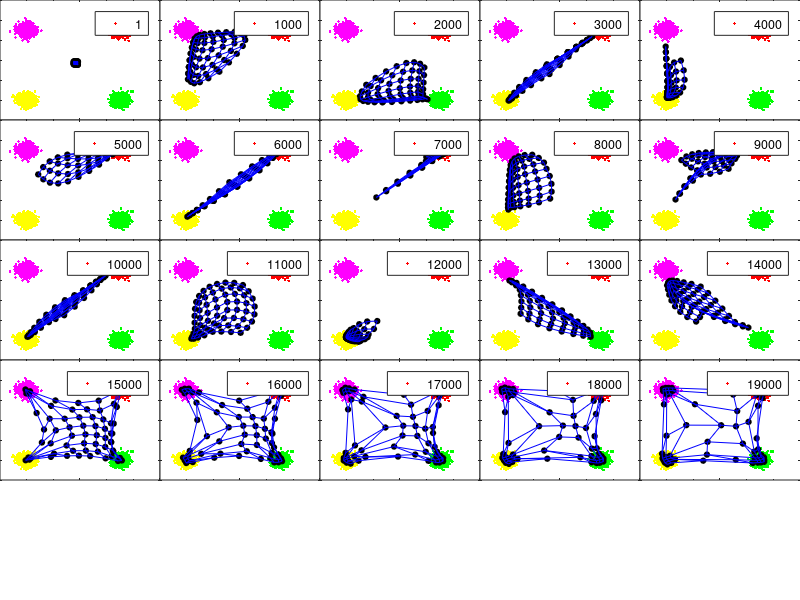
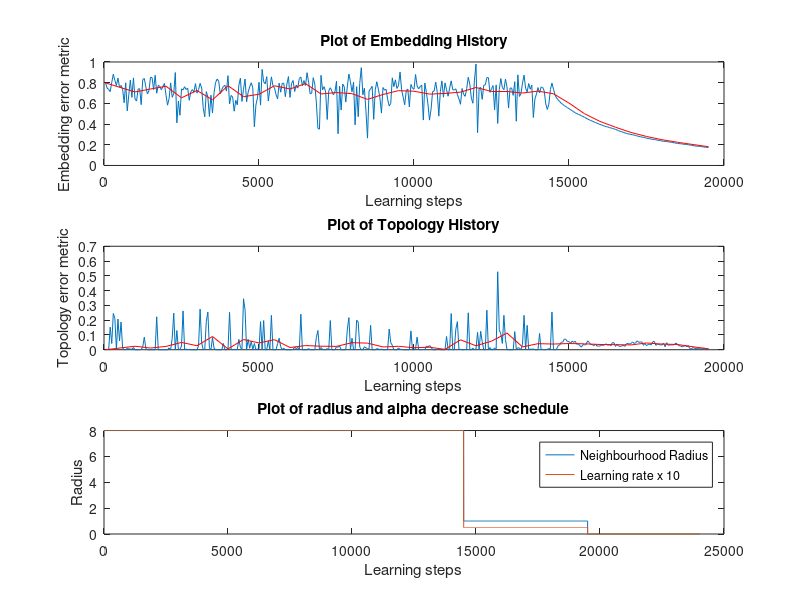

Reproduce these figures in MATLAB, in order. (Note: a time limit stopped this script after it produced the figures.)
% SOM for 2d gaussians
function SOM2
% Prashant Kalvapalle
% Comp 504 HW6 - Base code for all problems
% close 1;
% NOTE : Initial (and final) lattice is a cell representation, In the function it is
% used as a multi-dimensional matrix

latticeSize = [8 8];
initRadius = max(latticeSize); % Initial radius of influence

numIters = 24000; % number of learning steps
alphaI = .8; % learning rate

nEmbedEval = 50;
tolerance = .1;

% Input data entry
dataInput = [createGaussians([2 1000],.1,[7 7]), createGaussians([2 1000],.1,[0 7]), createGaussians([2 1000],.1,[7 0]), createGaussians([2 1000],.1,[0 0]),]; % each COLUMN is a data vector
dI = reshape(dataInput',[],4,2); % resheped to give data classes in columns, and data co-ordinates in 3rd dimension

dimDataInput = size(dataInput,1); % gives the dimensionality of data space
lattice = createInitLattice(dimDataInput,latticeSize, mean(dataInput,2), std(dataInput,0,2)); % weights initialization

% Perform self organization
[finalLattice, stepsToConv, embedding, topology, avgEmbedding, avgTopology, totalError, avTotalError, radius, alpha] = selfOrganize(lattice,dataInput,dI,numIters,initRadius,alphaI,nEmbedEval,tolerance);

% % giving the final weights of the lattice in Cell form
% finalLatticeCell = mat2cell(finalLattice,ones(1,latticeSize(1)),ones(1,latticeSize(2)),2); finalLatticeCell = cellfun(@(x)reshape(x,2,1),finalLatticeCell,'un',0);

%% plotting density plot
% [densityLattice, ~, histoData] = calcDensityLattice(finalLattice,dataInput,size(latticeCell));
% densityLattice = mat2gray(densityLattice);
% figure; imagesc(densityLattice); colormap(flipud(gray)); colorbar; title('Density of Inputs mapped to each Prototype')

%% printing convergence steps
if stepsToConv < numIters
    disp(['SOM Converged in ',num2str(stepsToConv),' steps'])
else
    disp(['Maximum iterations exhausted = ',num2str(stepsToConv),' steps'])
end

%% plotting final prototype configuration w coloured known data classes
% plotFinalMap(dI,finalLattice,stepsToConv)

%% plotting histogram
% plotHistoChart(histoData);

%% plot other things related to embedding
plotErrorStuff(embedding,topology, avgEmbedding, avgTopology, totalError, avTotalError, radius,alpha,numIters)

end


function [finalLattice, stepsToConv, embedding, topology, avgEmbedding, avgTopology, totalError, avTotalError, radiusVec, alphaVec] = selfOrganize(lattice,dataInput,dI,numIters,initRadius,alphaI,nEmbedEval,tolerance)
% the self organizing map steps here
checkLength = 10;

r = (1:size(lattice,1))';c = 1:size(lattice,2);
latticeIndices(:,:,1) = r(:,ones(1,size(lattice,2))); latticeIndices(:,:,2) = c(ones(1,size(lattice,1)),:);  % latticeIndices : holds the i,j indices of the 2d lattice space

% Initial parameters
radius = initRadius;
alpha = alphaI;

% plotting initial weights
plotMappings(dI,lattice,1,1)
dum = 2;

radiusSteps = initRadius:-(initRadius-1)/4:1;
alphaSteps = alphaI:-(alphaI - .05)/4 :.05;

% [~, oldMapData, ~] = calcDensityLattice(lattice,dataInput,size(latticeCell)); % table of the prototype where each data point maps
stepsToConv = numIters;
embedding = ones(6,numIters/nEmbedEval); topology = ones(1,numIters/nEmbedEval); totalError = topology;
avgEmbedding = ones(2,numIters/(nEmbedEval * 10)); avgTopology =  ones(1,numIters/(nEmbedEval * 10)); avTotalError = avgTopology; indexEmbedAvg = 1;
radiusVec = zeros(1,numIters); alphaVec = radiusVec;
progress = 1;

for i = 1:numIters
    %     radius = initRadius; % can do decay here
    %     embedding(:,i) = calcEmbed(dataInput, lattice); embedding(6,i) = i;
%     decayIters = 10000;

    %% dynamic scheduling of radius and learning rate
    if ~mod(indexEmbedAvg,checkLength)     
        if totalError(1,indexEmbedAvg) >= mean(totalError(1,indexEmbedAvg-checkLength + 1:indexEmbedAvg))
            progress = min(progress + 1,5);
        end        
    end
        radiusVec(i) = radiusSteps(progress); radius = radiusVec(i);
        alphaVec(i) = alphaSteps(progress); alpha = alphaVec(i);
%     radius = initRadius * ((i <= decayIters/5) + .8 * (i > decayIters/5 & i <= decayIters/2) + .5 * (i > decayIters/2 & i <= decayIters*.8)+ .2 * (i > decayIters*.8));
%     alpha = alphaI * ((i <= decayIters/10) + .5 * (i > decayIters/10 & i <= decayIters/2.5) + .125 * (i > decayIters/2.5 & i <= decayIters*.8)+ .025 * (i > decayIters*.8));
%     
    %% pick an x (data point) randomly
    x = dataInput(:,randi(size(dataInput,2)));
    
    % find euclidian distances and difference between chosen x and all W's
    differenceMatrix = repmat(reshape(x,1,1,[]),[size(lattice,1),size(lattice,2),1]) - lattice; % a 3D matrix of difference between every weight and x
    distToXMatrix = sqrt(sum((differenceMatrix).^2,3)); % finding norm or eucledian distance
    
    % find the winner = c = [win_row win_col]
    [~, winner] = min(distToXMatrix(:)); [win_row, win_col] = ind2sub(size(distToXMatrix), winner);
    c = [win_row win_col];
    
    % make a neighbourhood function in a matrix
    neighbourhoodFn = makeNeighbourhoodFn(latticeIndices,c,radius);
    
    % update the weights - Learning rule
    lattice = lattice + alpha * repmat(neighbourhoodFn,[1,1,size(differenceMatrix,3)]) .* differenceMatrix;
    
    % Calculate embedding every nEmbedEval (~100) steps
    if mod(i,nEmbedEval) == 0
        indexEmbed = i/nEmbedEval;
        embedding(1:5,indexEmbed) = calcEmbed(dataInput, lattice); embedding(6,indexEmbed) = i;
        topology(1,indexEmbed)  = calcTopology(lattice,dataInput); 
        totalError(1,indexEmbed) = (embedding(1,indexEmbed) + topology(1,indexEmbed))/2;
    end
    
    % Averaging embedding every 10 data points (~1000 steps)
    if mod(i,nEmbedEval * 10) == 0
        indexEmbedAvg = i/(nEmbedEval * 10) + 1;
        avgEmbedding(1,indexEmbedAvg) = mean(embedding(1,indexEmbed - 9:indexEmbed)); avgEmbedding(2,indexEmbedAvg) = i;
        avgTopology(1,indexEmbedAvg)  = mean(topology(1,indexEmbed - 9:indexEmbed));  
        avTotalError(1,indexEmbedAvg) = (avgEmbedding(1,indexEmbedAvg) + avgTopology(1,indexEmbedAvg))/2; 
    end
    
    % making plots at particular learning steps as defined in the vector
%     if sum(i == [decayIters/10 decayIters/2 decayIters])
     if ~mod(i,1000)   
        % Plot the mapping and input data
        plotMappings(dI,lattice,i,dum)
        dum = dum + 1;
    end
    
    if avTotalError(1,indexEmbedAvg) < tolerance        
        embedding = embedding(:,totalError < 1); topology = topology(:,totalError < 1); totalError = totalError(totalError < 1);
        avgEmbedding = avgEmbedding(:,avTotalError < 1); avgTopology = avgTopology(:,avTotalError < 1); avTotalError = avTotalError(avTotalError < 1);
        radius = radius(radius > 0); alpha = alpha(alpha > 0);
        stepsToConv = i;
        break
    end
end
finalLattice = lattice;
avgEmbedding(1,1) = embedding(1,1); avgEmbedding(2,1) = embedding(6,1);
avgTopology(1,1)  = topology(1,1);
avTotalError(1,1) = totalError(1,1);
end


function topologyMetric  = calcTopology(lattice,dataInput)
% calculates the neighbourhood of top two winners for some randomly sampled data points
% densityLattice = zeros(sizeOflatticeCell);
% histoData = zeros([sizeOflatticeCell,4]);
% seq = [ones(1,1000) 2*ones(1,1000) 3*ones(1,1000) 4*ones(1,1000)];
nPointsEval = .1 * size(dataInput,2); % what % of points to select to look at 

topologyMetric = 0; % mapData = zeros([2 size(dataInput,2)]);
randomizedDataInput = dataInput(:,randperm(size(dataInput,2)));

for i = 1:nPointsEval
    x = randomizedDataInput(:,i);
    
    % find euclidian distances and difference between chosen x and all W's
    differenceMatrix = repmat(reshape(x,1,1,[]),[size(lattice,1),size(lattice,2),1]) - lattice; % a 3D matrix
    distToXMatrix = sqrt(sum((differenceMatrix).^2,3)); % a 2D matrix for euclidian distances to x
    
    % find the winner = c = [win_row win_col]
    [~, winner] = min(distToXMatrix(:)); [win_row, win_col] = ind2sub(size(distToXMatrix), winner);
    c = [win_row win_col];
    
    % finding second winner
    distToXMatrix(c(1),c(2)) = inf;
    [~, winner2] = min(distToXMatrix(:)); [win2_row, win2_col] = ind2sub(size(distToXMatrix), winner2);
    c2 = [win2_row win2_col];
    topologyMetric = topologyMetric + (norm(abs(c - c2)) > sqrt(2));
    
%     % update the density lattice
%     densityLattice(c(1),c(2)) = densityLattice(c(1),c(2)) + 1;
%     mapData(:,i) = [win_row win_col];
%     histoWrite = ([1 0 0 0] * (i <= 1000) + [0 1 0 0] * (i > 1000 & i <= 2000) + [0 0 1 0] * (i > 2000 & i <= 3000) + [0 0 0 1] * (i > 3000 & i <= 4000));
%     histoData(c(1),c(2),:) = histoData(c(1),c(2),:) + (reshape(histoWrite,1,1,[]));
end
topologyMetric = topologyMetric/nPointsEval;
end


function neighbourhoodFn = makeNeighbourhoodFn(latticeIndices,c,radius)

distNeighbour = sum(abs(latticeIndices - repmat(reshape(c,1,1,[]),[size(latticeIndices,1),size(latticeIndices,2),1])),3); % Manhattan distance metric for the neighbourhood function
% EqDistNeighbour = sqrt(sum((latticeIndices - reshape(c,1,1,[])).^2,3)); % eucleidian distance metric for the neighbourhood function
neighbourhoodFn = exp(-((distNeighbour)./(radius)).^2);

end


function lattice = createInitLattice(dimDataInput,latticeSize, dataMean, dataSD)
% creates random weight vectors in a 3d matrix

meanMatrix = repmat(reshape(dataMean,1,1,[]),latticeSize);
sdMatrix = repmat(reshape(dataSD/10,1,1,[]),latticeSize);

lattice = rand([latticeSize dimDataInput]) .* sdMatrix + meanMatrix;
end


function x1 = createGaussians(dim,var,mean)
% creates a normal random vector with dim dimension. mean of first 2
% dimensions set by [mean1 mean2]
x1 = sqrt(var)*randn(dim(1),dim(2));
% x1=detrend(x1);
x1(1,:) = x1(1,:) + repmat(mean(1),[1,size(x1,2)]);
x1(2,:) = x1(2,:) + repmat(mean(2),[1,size(x1,2)]);
end


function embedding = calcEmbed(dataInput, lattice)
linearLattice = reshape(lattice,size(dataInput,1),[]);
mData = mean(dataInput,2);
vData = var(dataInput,0,2);
mProt = mean(linearLattice,2);
vProt = var(linearLattice,0,2);
embedding = [mData vData mProt vProt]'; embedding = mean(embedding,2);
% embedding = [(1 - mean(mProt./mData) + 1 - mean(vProt./vData))/2; embedding];
embedding = [ 1 - mean(vProt./vData); embedding];

end


function plotHistoChart(histoData)
figure;
m = size(histoData,1); n = size(histoData,2);
p = 1;
for j = 1:n
    for i = 1:m
        ax = axes('position',[(i-1)/m (n-j)/n 1/m 1/n]); hold on;
        hiss = reshape(histoData(i,j,:),1,4);
        colors = {'r', 'm', 'g', 'y'};
        % Plots different bars for each data type
        for k = 1:numel(hiss)
            bar(ax,k, hiss(k),colors{k});
        end
        ylim([0 200]);
        set(ax,'YTickLabel',[]);set(ax,'XTickLabel',[]);
        set(ax,'Box','on')
        %         set(gca,'Visible','off');
        %         set(gca,'position',[i/m (n-j)/n 1/m 1/n])
        p = p + 1;
        
    end
end
end

% function plotMappings(dI,lattice,i,dum)
% % Plot the mapping and input data in one subplot
% figure(1); subplot(2,2,dum);
% hold on;
% plot(dI(:,1,1),dI(:,1,2),'r.');  plot(dI(:,2,1),dI(:,2,2),'m.');  plot(dI(:,3,1),dI(:,3,2),'g.');  plot(dI(:,4,1),dI(:,4,2),'y.');
% plot(lattice(:,:,1),lattice(:,:,2),'ko','MarkerFaceColor','k','MarkerSize',4);
% plot(lattice(:,:,1),lattice(:,:,2),'b-'); plot(lattice(:,:,1)',lattice(:,:,2)','b-');
% xlabel('First data dimension'); ylabel('Second data dimension'); title(['',num2str(i),' Learning Steps'])
% % legend('Input data1','Input data2','Input data3','Input data4','Prototype vectors')
% 
% end

function plotMappings(dI,lattice,iter,dum)
% Plot the mapping and input data in one subplot
figure(1); 
r = 5; c = 5; 
i = ceil(dum/c); j = mod(dum - 1,c); % i = y axis (row) ; j = x axis (column)
% subplot(2,2,dum);
ax = axes('position',[(j)/c (r-i)/r 1/r 1/c]);
hold on;
plot(dI(:,1,1),dI(:,1,2),'r.');  plot(dI(:,2,1),dI(:,2,2),'m.');  plot(dI(:,3,1),dI(:,3,2),'g.');  plot(dI(:,4,1),dI(:,4,2),'y.');
plot(lattice(:,:,1),lattice(:,:,2),'ko','MarkerFaceColor','k','MarkerSize',4);
plot(lattice(:,:,1),lattice(:,:,2),'b-'); plot(lattice(:,:,1)',lattice(:,:,2)','b-');
legend(num2str(iter))
% xlabel('First data dimension'); ylabel('Second data dimension'); title(['',num2str(iter),' Learning Steps'])
% legend('Input data1','Input data2','Input data3','Input data4','Prototype vectors')
set(ax,'YTickLabel',[]);set(ax,'XTickLabel',[]); set(ax,'Box','on')
end


function plotFinalMap(dI,finalLattice,stepsToConv)
% plotting final prototype configuration w coloured known data classes
figure;
hold on;
plot(dI(:,1,1),dI(:,1,2),'r.');  plot(dI(:,2,1),dI(:,2,2),'m.');  plot(dI(:,3,1),dI(:,3,2),'g.');  plot(dI(:,4,1),dI(:,4,2),'y.');
plot(finalLattice(:,:,1),finalLattice(:,:,2),'ko','MarkerFaceColor','k','MarkerSize',4);
plot(finalLattice(:,:,1),finalLattice(:,:,2),'b-'); plot(finalLattice(:,:,1)',finalLattice(:,:,2)','b-');
xlabel('First data dimension'); ylabel('Second data dimension'); title(['Plot of prototypes in input space: Final after ',num2str(stepsToConv),' Learning Steps'])
legend('Input data1','Input data2','Input data3','Input data4','Prototype vectors')
end

function plotErrorStuff(embedding,topology,avgEmbedding,avgTopology, totalError, avTotalError,radius,alpha,numIters)

%% plotting Mean and variance changes along with decrease schedules
figure(3);
subplot(2,2,1); plot(embedding(6,:), embedding([3,5],:)); xlabel('Learning steps'); ylabel('Embedding metric'); title('Plot of Variance embedding'); legend('VarianceData','VariancePrototype')
subplot(2,2,2); plot(embedding(6,:), embedding([2,4],:)); xlabel('Learning steps'); ylabel('Embedding metric'); title('Plot of Mean embedding'); legend('meanData','meanPrototype')
decayIters = 10000;
% radius = zeros(1,numIters); alpha = radius;
% for i = 1:numIters
%     radius(i) = initRadius * ((i <= decayIters/5) + .8 * (i > decayIters/5 & i <= decayIters/2) + .5 * (i > decayIters/2 & i <= decayIters*.8)+ .2 * (i > decayIters*.8));
%     alpha(i) = alphaI * ((i <= decayIters/10) + .5 * (i > decayIters/10 & i <= decayIters/2.5) + .125 * (i > decayIters/2.5 & i <= decayIters*.8)+ .025 * (i > decayIters*.8));
% end
subplot(2,2,3); plot(1:numIters, radius); xlabel('Learning steps'); ylabel('Radius'); title('Plot of radius decrease schedule');
subplot(2,2,4); plot(1:numIters, alpha); xlabel('Learning steps'); ylabel('alpha'); title('Plot of alpha decrease schedule');

%% plotting embedding and topology history
% avEmbed = movmean(embedding(1,:),10);
% avTopo = movmean(topology(1,:),10); 

figure;
subplot(3,1,1);
plot(embedding(6,:), embedding(1,:)); xlabel('Learning steps'); ylabel('Embedding error metric'); title('Plot of Embedding History')
hold on; plot(avgEmbedding(2,:), avgEmbedding(1,:),'r');
subplot(3,1,2);
plot(embedding(6,:), topology(1,:)); xlabel('Learning steps'); ylabel('Topology error metric'); title('Plot of Topology History')
hold on; plot(avgEmbedding(2,:), avgTopology,'r');
subplot(3,1,3);
plot(1:numIters, radius); xlabel('Learning steps'); ylabel('Radius'); title('Plot of radius and alpha decrease schedule');
hold on; plot(1:numIters, 10 * alpha); legend('Neighbourhood Radius','Learning rate x 10');

%% plotting sum of embedding and topology

figure;
subplot(2,1,1);
plot(embedding(6,:), totalError); xlabel('Learning steps'); ylabel('Total error metric'); title('Plot of Total Error History')
hold on; plot(avgEmbedding(2,:), avTotalError,'r');
subplot(2,1,2);
plot(1:numIters, radius); xlabel('Learning steps'); ylabel('Radius'); title('Plot of radius and alpha decrease schedule');
hold on; plot(1:numIters, 10 * alpha); legend('Neighbourhood Radius','Learning rate x 10');

end
